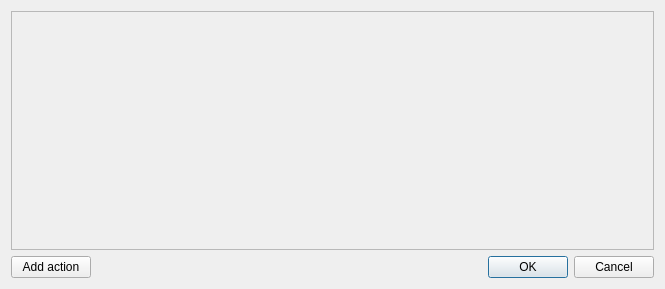
<?xml version="1.0" encoding="UTF-8"?>
<ui version="4.0">
 <class>ActionManager</class>
 <widget class="QDialog" name="ActionManager">
  <property name="geometry">
   <rect>
    <x>0</x>
    <y>0</y>
    <width>665</width>
    <height>289</height>
   </rect>
  </property>
  <property name="windowTitle">
   <string>Custom Launcher</string>
  </property>
  <layout class="QGridLayout" name="gridLayout">
   <item row="2" column="1">
    <widget class="QDialogButtonBox" name="buttonBox">
     <property name="orientation">
      <enum>Qt::Horizontal</enum>
     </property>
     <property name="standardButtons">
      <set>QDialogButtonBox::Cancel|QDialogButtonBox::Ok</set>
     </property>
    </widget>
   </item>
   <item row="2" column="0">
    <widget class="QPushButton" name="addActionButton">
     <property name="text">
      <string>Add action</string>
     </property>
    </widget>
   </item>
   <item row="0" column="0" colspan="2">
    <widget class="QScrollArea" name="scrollArea">
     <property name="widgetResizable">
      <bool>true</bool>
     </property>
     <widget class="QWidget" name="scrollAreaWidgetContents">
      <property name="geometry">
       <rect>
        <x>0</x>
        <y>0</y>
        <width>645</width>
        <height>236</height>
       </rect>
      </property>
      <layout class="QGridLayout" name="gridLayout_3">
       <property name="margin">
        <number>3</number>
       </property>
       <property name="spacing">
        <number>3</number>
       </property>
       <item row="0" column="0">
        <layout class="QVBoxLayout" name="actionsLayout">
         <property name="spacing">
          <number>3</number>
         </property>
        </layout>
       </item>
      </layout>
     </widget>
    </widget>
   </item>
  </layout>
 </widget>
 <resources/>
 <connections>
  <connection>
   <sender>buttonBox</sender>
   <signal>accepted()</signal>
   <receiver>ActionManager</receiver>
   <slot>accept()</slot>
   <hints>
    <hint type="sourcelabel">
     <x>325</x>
     <y>278</y>
    </hint>
    <hint type="destinationlabel">
     <x>157</x>
     <y>274</y>
    </hint>
   </hints>
  </connection>
  <connection>
   <sender>buttonBox</sender>
   <signal>rejected()</signal>
   <receiver>ActionManager</receiver>
   <slot>reject()</slot>
   <hints>
    <hint type="sourcelabel">
     <x>393</x>
     <y>284</y>
    </hint>
    <hint type="destinationlabel">
     <x>286</x>
     <y>274</y>
    </hint>
   </hints>
  </connection>
 </connections>
</ui>
